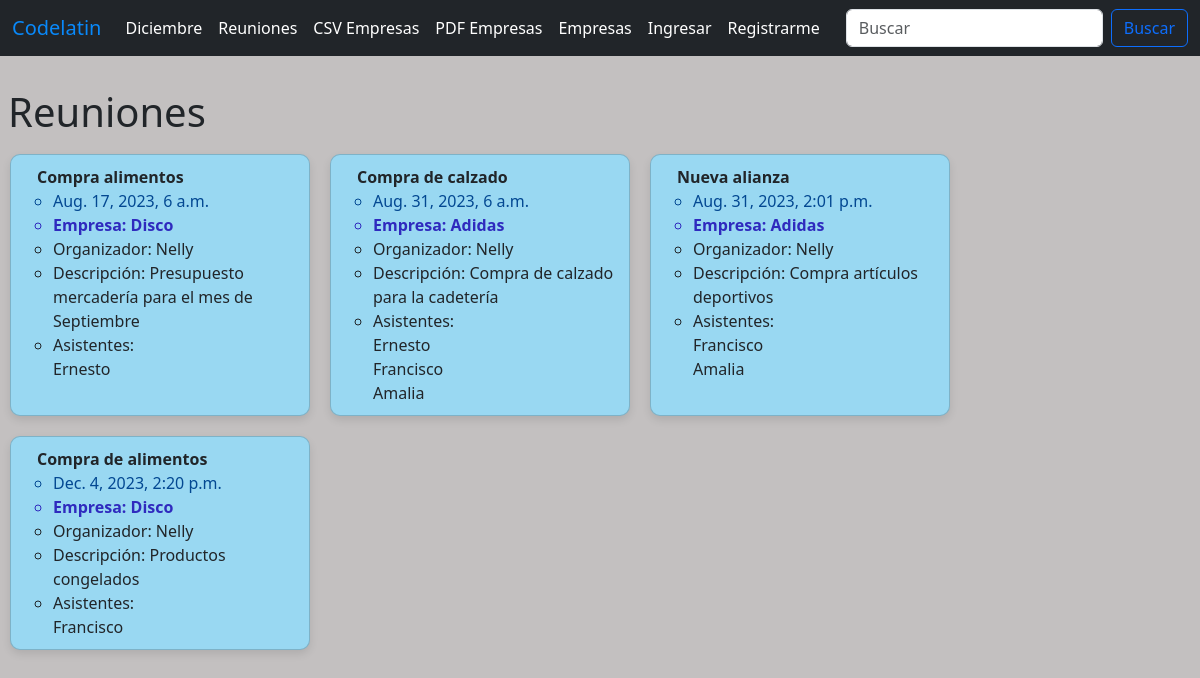
The page /listar_reuniones on the database as committed earlier.
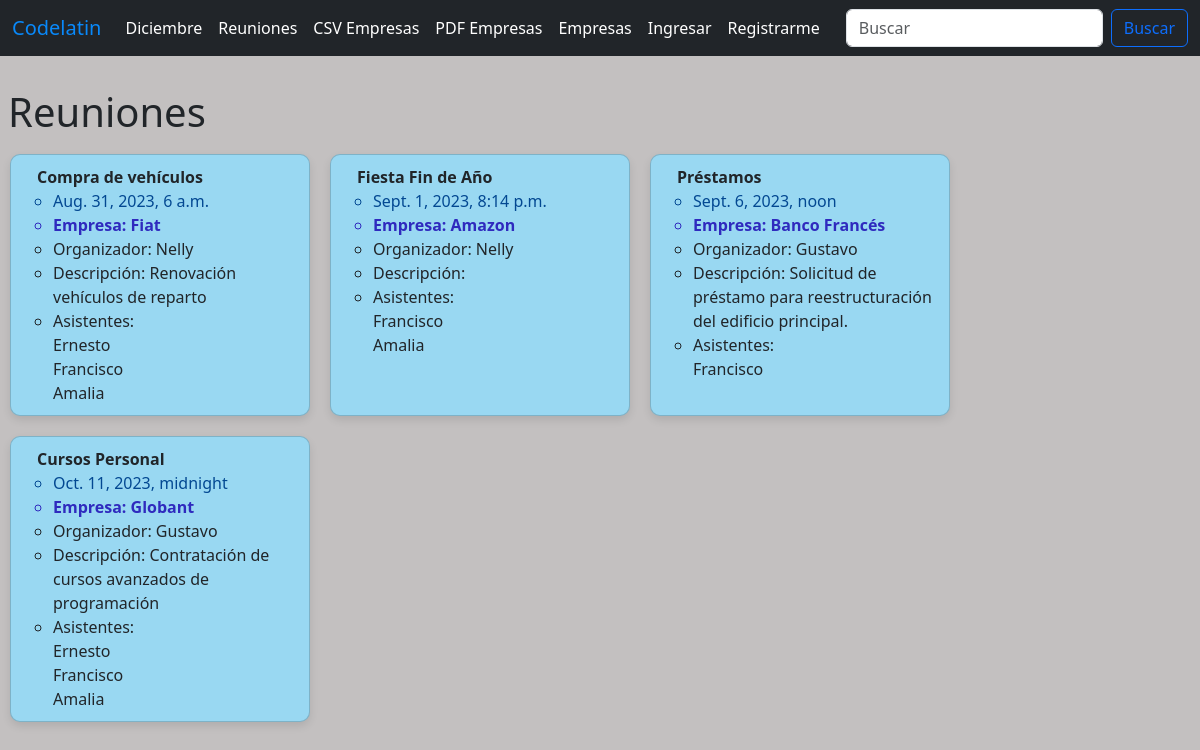
The same page on the database as committed later.
### appreuniones/models.py (models this page shows)
class Reunion(models.Model):
    nombre = models.CharField("nombre reunion",max_length=40)
    fecha_reunion = models.DateTimeField("Fecha")
    empresa = models.ForeignKey(Empresa,blank=True,null=True,on_delete=models.CASCADE)
    presentador = models.ForeignKey(User,blank=True,null=True,on_delete=models.SET_NULL)
    descripcion = models.TextField(blank=True)
    asistentes = models.ManyToManyField(UsuarioReunion,blank=True)
    def __str__(self):
        return self.nombre

class Empresa(models.Model):
    nombre = models.CharField("Nombre Empresa",max_length=110)
    direccion = models.CharField(max_length=100)
    codigo_postal = models.CharField(max_length=15)
    telefono = models.CharField("su telefono",max_length=11)
    pagina_web = models.URLField("Direccion pagina web")
    email = models.EmailField("Email")
    def __str__(self):
        return self.nombre

class UsuarioReunion(models.Model):
    nombre = models.CharField(max_length=30)
    apellido = models.CharField(max_length=30)
    email = models.EmailField()
    def __str__(self):
        return self.nombre

### appreuniones/views.py (the view)
# urls.py: path('listar_reuniones',views.listar_reuniones,name='listar_reuniones'),
def listar_reuniones(request):
    listar_reunion = Reunion.objects.all().order_by('fecha_reunion')
    return render(request, 'archivos/listar_reuniones.html', {"listar_reunion": listar_reunion})

### templates/archivos/listar_reuniones.html (shortened to what this page needs)
{% extends 'archivos/base_reunion.html' %}
    {% block content %}
    <h1 class="m-2">Reuniones</h1>
    <ul class="cards" style="
        list-style: none;
        display: flex;
        flex-wrap: wrap;
        padding: 0;
        margin: 0;
      ">
        {% for reunion in listar_reunion %}
        <li class="card" style="
          width: 300px;
          background-color: rgb(153, 216, 242);
          border-radius: 10px;
          padding: 10px;
          margin: 10px;
          box-shadow: 0 4px 8px rgba(0, 0, 0, 0.1);
          transition: transform 0.2s ease-in-out;
          cursor: pointer;
        ">
            <strong class="mx-3">{{ reunion }}</strong>
            <ul>
                <li style="color: rgb(3, 72, 146)">{{ reunion.fecha_reunion }}</li>
                <li class="fw-bolder" style="color: rgb(47, 42, 190)">Empresa: {{ reunion.empresa }}</li>
                <li>Organizador: {{ reunion.presentador }}</li>
                <li>Descripción: {{ reunion.descripcion }}</li>
                <li>Asistentes:
                    <ul class="asistentes" style="list-style: none; padding: 0; margin: 0;">
                        {% for user in reunion.asistentes.all %}
                        <li>{{ user }}</li>
                        {% endfor %}
                    </ul>
                </li>
            </ul>
        </li>
        {% endfor %}
    </ul>
    {% endblock %}

### templates/archivos/base_reunion.html (shortened to what this page needs)
{% load static %}
<!DOCTYPE html>
<html lang="en">
<head>
    <link rel="stylesheet" href="{% static 'style.css' %}" />
    <link href="https://cdn.jsdelivr.net/npm/bootstrap@5.3.1/dist/css/bootstrap.min.css" rel="stylesheet"
 />
</head>
<body>
    {% include "archivos/menu.html" %}
    <br>
    {% block content%}
    {% endblock %}
</body>
</html>

### templates/archivos/menu.html (shortened to what this page needs)
<nav class="navbar navbar-expand-lg bg-dark">
  <div class="container-fluid">
    <a class="navbar-brand fst-normal" href="{% url 'index' %}" style="color: rgb(9, 137, 250);">Codelatin</a>
    <div class="collapse navbar-collapse" id="navbarSupportedContent">
      <ul class="navbar-nav me-auto mb-2 mb-lg-0">
        <li class="nav-item">
          <a class="nav-link" href="{% url 'index' '2023' 'December' %}" style="color: white;">Diciembre</a>
        </li>
        <li class="nav-item">
          <a class="nav-link" href="{% url 'listar_reuniones' %}" style="color: white;">Reuniones</a>
        </li>
        <li class="nav-item">
          <a class="nav-link" href="{% url 'csv_empresa' %}" style="color: white;">CSV Empresas</a>
        </li>
        <li class="nav-item">
          <a class="nav-link" href="{% url 'pdf_empresa' %}" style="color: white;">PDF Empresas</a>
        </li>
        <li class="nav-item">
          <a class="nav-link" href="{% url 'listar_empresa' %}" style="color: white;">Empresas</a>
        </li>
        {% if user.is_authenticated %}
        <li class="nav-item">
          <a class="nav-link" href="{% url 'logout' %}" style="color: white;">Salir</a>
        </li>
        {% else %}
        <li class="nav-item">
          <a class="nav-link" href="{% url 'login' %}" style="color: white;">Ingresar</a>
        </li>
        <li class="nav-item">
          <a class="nav-link" href="{% url 'register_user' %}" style="color: white;">Registrarme</a>
        </li>
        {% endif %}
      </ul>
      <form class="d-flex" role="search" action="{% url 'buscar_empresas' %}" method="POST">
        <input class="form-control me-2" type="search" placeholder="Buscar" aria-label="Search" name="buscar">
        <button class="btn btn-outline-primary" type="submit">Buscar</button>
      </form>
    </div>
  </div>
</nav>

### templates/archivos/base_reunion.html (style rules this page uses)
body { background-color: rgb(195, 192, 192); }

Rows that differ between the two databases and show on the page:
removed Reunion: nombre "Compra alimentos", fecha_reunion "Aug. 17, 2023, 6 a.m.", empresa "Disco", presentador "Nelly", descripcion "Presupuesto mercadería para el mes de Septiembre", UsuarioReunion (nombre "Ernesto")
removed Reunion: nombre "Compra de calzado", fecha_reunion "Aug. 31, 2023, 6 a.m.", empresa "Adidas", presentador "Nelly", descripcion "Compra de calzado para la cadetería", UsuarioReunion (nombre "Ernesto"), UsuarioReunion (nombre "Francisco"), UsuarioReunion (nombre "Amalia")
removed Reunion: nombre "Nueva alianza", fecha_reunion "Aug. 31, 2023, 2:01 p.m.", empresa "Adidas", presentador "Nelly", descripcion "Compra artículos deportivos", UsuarioReunion (nombre "Francisco"), UsuarioReunion (nombre "Amalia")
removed Reunion: nombre "Compra de alimentos", fecha_reunion "Dec. 4, 2023, 2:20 p.m.", empresa "Disco", presentador "Nelly", descripcion "Productos congelados", UsuarioReunion (nombre "Francisco")
added Reunion: nombre "Compra de vehículos", fecha_reunion "Aug. 31, 2023, 6 a.m.", empresa "Fiat", presentador "Nelly", descripcion "Renovación vehículos de reparto", UsuarioReunion (nombre "Ernesto"), UsuarioReunion (nombre "Francisco"), UsuarioReunion (nombre "Amalia")
added Reunion: nombre "Fiesta Fin de Año", fecha_reunion "Sept. 1, 2023, 8:14 p.m.", empresa "Amazon", presentador "Nelly", UsuarioReunion (nombre "Francisco"), UsuarioReunion (nombre "Amalia")
added Reunion: nombre "Préstamos", fecha_reunion "Sept. 6, 2023, noon", empresa "Banco Francés", presentador "Gustavo", descripcion "Solicitud de préstamo para reestructuración del edificio principal.", UsuarioReunion (nombre "Francisco")
added Reunion: nombre "Cursos Personal", fecha_reunion "Oct. 11, 2023, midnight", empresa "Globant", presentador "Gustavo", descripcion "Contratación de cursos avanzados de programación", UsuarioReunion (nombre "Ernesto"), UsuarioReunion (nombre "Francisco"), UsuarioReunion (nombre "Amalia")
